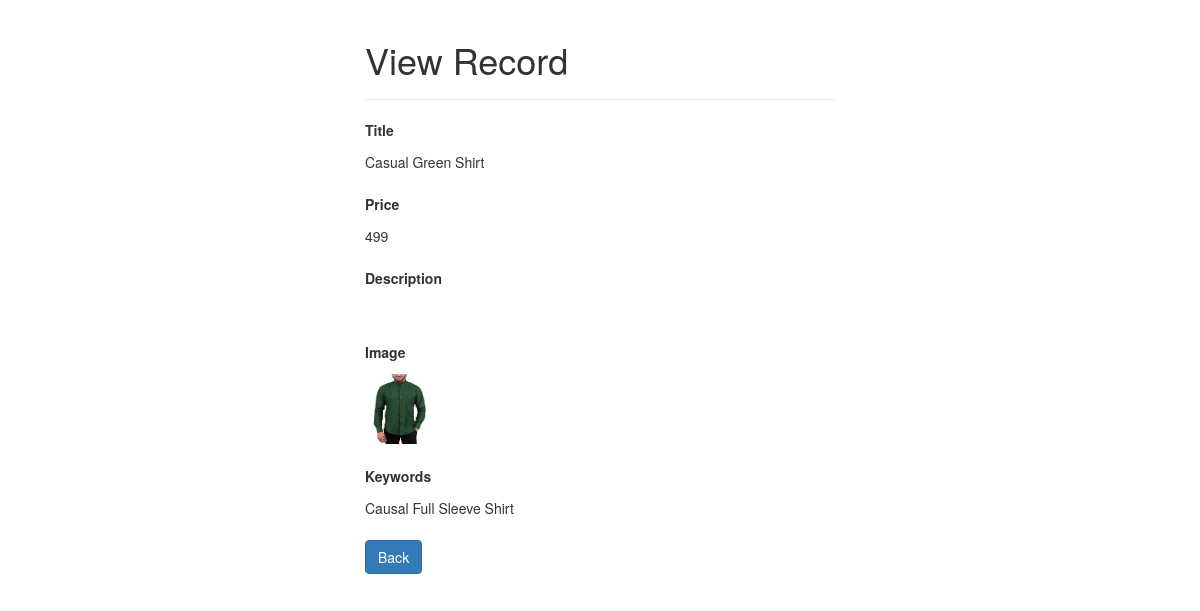
Screenshot of /read.php?id=7 with the database file from the repository.
### tables this page shows
CREATE TABLE `products` (
  `product_id` int(100) NOT NULL,
  `product_cat` int(100) NOT NULL,
  `product_brand` int(100) NOT NULL,
  `product_title` varchar(255) NOT NULL,
  `product_price` int(100) NOT NULL,
  `product_desc` text NOT NULL,
  `product_image` text NOT NULL,
  `product_keywords` text NOT NULL,
  `pro_qty` int(11) NOT NULL
);

### read.php (the view, shortened to what this page needs)
<?php
if(isset($_GET["id"]) && !empty(trim($_GET["id"]))){
    require_once 'config.php';
    $sql = "SELECT * FROM products WHERE product_id = ?";
    if($stmt = mysqli_prepare($link, $sql)){
        mysqli_stmt_bind_param($stmt, "i", $param_id);
        if(mysqli_stmt_execute($stmt)){
            $result = mysqli_stmt_get_result($stmt);
            if(mysqli_num_rows($result) == 1){
                $row = mysqli_fetch_array($result, MYSQLI_ASSOC);
            } else{
              header("location: error.php");
                exit();
            }
        } else{
            echo "Oops! Something went wrong. Please try again later.";
        }
    }
} else{
    header("location: error.php");
    exit();
}
?>
<!DOCTYPE html>
<html lang="en">
<head>
    <link rel="stylesheet" href="https://maxcdn.bootstrapcdn.com/bootstrap/3.3.7/css/bootstrap.css">
</head>
<body>
    <div class="wrapper">
        <div class="container-fluid">
            <div class="row">
                <div class="col-md-12">
                    <div class="page-header">
                        <h1>View Record</h1>
                    </div>
                    <div class="form-group">
                        <label>Title</label>
                        <p class="form-control-static"><?php echo $row["product_title"]; ?></p>
                    </div>
                    <div class="form-group">
                        <label>Price</label>
                        <p class="form-control-static"><?php echo $row["product_price"]; ?></p>
                    </div>
                    <div class="form-group">
                        <label>Description</label>
                        <p class="form-control-static"><?php echo $row["product_desc"]; ?></p>
                    </div>
                     <div class="form-group">
                        <label>Image</label>
                        <p class="form-control-static"><?php echo "<img style='height:70px;width:70px' src=images/".$row['product_image'].">"; ?></p>
                    </div>
                    <div class="form-group">
                        <label>Keywords</label>
                        <p class="form-control-static"><?php echo $row["product_keywords"]; ?></p>
                    </div>
                    <p><a href="index1.php" class="btn btn-primary">Back</a></p>
                </div>
            </div>
        </div>
    </div>
</body>
</html>

### read.php (style rules this page uses)
.wrapper { width: 500px; margin: 0 auto; }

### rows the page displays
products: product_title "Casual Green Shirt", product_price "499", product_image (picture), product_keywords "Causal Full Sleeve Shirt"
